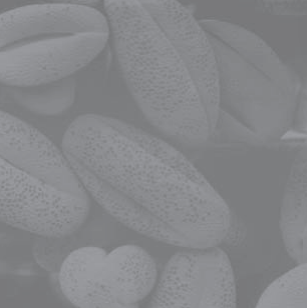
//> input picture Image/Screenshot 2025-05-08 083637.png, 307 x 308 px
$ ./TestLinearConstrast   (built with g++ and OpenCV 4)
//> lines starting //> are read from the running program, lines starting //| are printed output that depends on the picture; after the words box and inside, x2 and y2 are one past the last pixel; in counts of white or black regions, pixels touching at a corner belong together
#include <opencv2/opencv.hpp>
#include <iostream>

using namespace std;
using namespace cv;

uchar piecewiseStretch(int r, int r1, int r2, int s1, int s2);

Mat BinarySlicing(const Mat& img, int lower, int upper);
Mat HighlightSlicing(const Mat& img, int lower, int upper);
Mat LinearStretched(const Mat& img);
Mat PiecewiseLinearStretched(const Mat& img, int r1, int r2, int s1, int s2);

int main()
{
    Mat img = imread("D:/FresherXavisTech/Image/Screenshot 2025-05-08 083637.png", IMREAD_GRAYSCALE);
//> img: 308 rows x 307 cols, CV_8UC1; min 117, max 158, mean 134.8
    if (img.empty())
    {
        cout << "Cannot open the image!";
        return -1;
    }

    Mat stretched;
    stretched = LinearStretched(img);
    imshow("Linear contrast stretched", stretched);

    Mat peacewise;
    peacewise = PiecewiseLinearStretched(img, 70, 180, 30, 220);
    imshow("Peacewise Linear contrast stretched", peacewise);

    Mat binary;
    binary = BinarySlicing(stretched, 100, 150);
    imshow("BinarySlicing", binary);

    Mat highlight;
    highlight = HighlightSlicing(stretched, 100, 150);
    imshow("HightlightSlicing", highlight);

    // Lưu và hiển thị kết quả
    imwrite("stretched.jpg", stretched);
    imshow("Original Image", img);

    waitKey(0);
    return 0;
}

Mat BinarySlicing(const Mat& img, int lower, int upper)
{
    Mat output = Mat::zeros(img.size(), CV_8UC1); // Ảnh nhị phân đầu ra

    for (int i = 0; i < img.rows; i++)
    {
        for (int j = 0; j < img.cols; j++)
        {
            uchar pixel = img.at<uchar>(i, j);
            if (pixel > lower && pixel < upper)
            {
                output.at<uchar>(i, j) = 255;
            }
            else
            {
                output.at<uchar>(i, j) = 0;
            }
        }
    }
    return output;
}

Mat LinearStretched(const Mat& img)
{
    int rows = img.rows;
//> rows = 308
    int cols = img.cols;
//> cols = 307

    uchar r_min = 255;
    uchar r_max = 0;

    for (int i = 0; i < rows; i++)
    {
        for (int j = 0; j < cols; j++)
        {
            uchar pixel = img.at<uchar>(i, j);
            if (pixel < r_min) r_min = pixel;
            if (pixel > r_max) r_max = pixel;
        }
    }
//> this loop made 308 passes
//> (r_min, r_max) on passes 1 to 3: (118, 151), (118, 152), (118, 152)
//> after the loop, r_min = 117; r_max = 158
    cout << "Min value: " << (int)r_min << endl;
//| Min value: 117
    cout << "Max value: " << (int)r_max << endl;
//| Max value: 158

    // Tạo ảnh kết quả
    Mat stretched = Mat::zeros(rows, cols, CV_8UC1);

    for (int i = 0; i < rows; i++)
    {
        for (int j = 0; j < cols; j++)
        {
            uchar pixel = img.at<uchar>(i, j);
            uchar new_val = (uchar)((float)(pixel - r_min) / (r_max - r_min) * 255.0f);
            stretched.at<uchar>(i, j) = new_val;
        }
    }
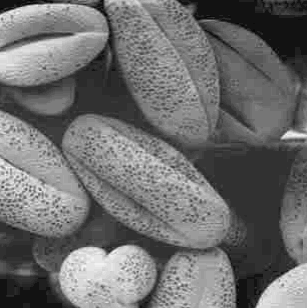
//> stretched: 308 rows x 307 cols, CV_8UC1; min 0, max 255, mean 109.9
//> after the loop in BinarySlicing, `for (int i = 0; i < img.rows; i++)`:
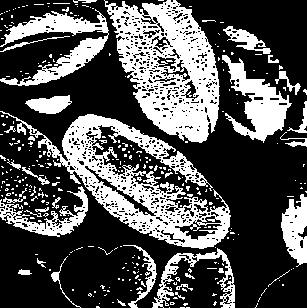
//> output: 308 rows x 307 cols, CV_8UC1; 32.6% white; 308 white regions (273 under 20 px), largest, box (x1, y1, x2, y2) and area: (104, 0, 220, 143) 8869, (0, 111, 231, 249) 8628, (0, 9, 109, 86) 2871

    return stretched;
}

Mat HighlightSlicing(const Mat& img, int lower, int upper)
{
//> called with lower = 100, upper = 150
    Mat output = img.clone();

    for (int i = 0; i < img.rows; i++)
    {
        for (int j = 0; j < img.cols; j++)
        {
            uchar pixel = img.at<uchar>(i, j);
            if (pixel > lower && pixel < upper)
            {
                output.at<uchar>(i, j) = 255;
            }
        }
    }
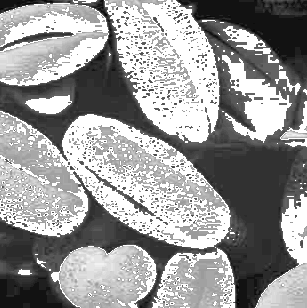
//> output: 308 rows x 307 cols, CV_8UC1; min 0, max 255, mean 151.7
    return output;
}

// Hàm nội suy tuyến tính theo đoạn
uchar piecewiseStretch(int r, int r1, int r2, int s1, int s2) {
    if (r < r1)
        return (uchar)(s1 * r) / r1;
    else if (r <= r2)
        return (uchar)((s2 - s1) * (r - r1) / (r2 - r1) + s1);
    else
        return (uchar)((255 - s2) * (r - r2) / (255 - r2) + s2);
}

Mat PiecewiseLinearStretched(const Mat& img, int r1, int r2, int s1, int s2)
{
    Mat output = img.clone();
    for (int i = 0; i < img.rows; ++i) {
        for (int j = 0; j < img.cols; ++j) {
            int r = img.at<uchar>(i, j);
            output.at<uchar>(i, j) = piecewiseStretch(r, r1, r2, s1, s2);
        }
    }
    return output;
}

$ run again, with Image/Screenshot 2025-05-06 151710.png copied over Image/Screenshot 2025-05-08 083637.png
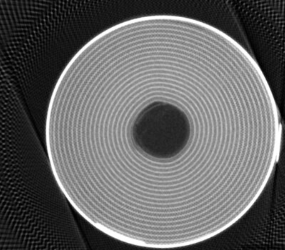
//> input picture Image/Screenshot 2025-05-06 151710.png, 285 x 250 px
//> the loop in LinearStretched, `for (int i = 0; i < rows; i++)` made 250 passes
//> (r_min, r_max) on passes 1 to 3: (1, 78), (1, 78), (0, 92)
//> after the loop in LinearStretched, `for (int i = 0; i < rows; i++)`: r_min = 0; r_max = 255
//| Min value: 0
//| Max value: 255
//> after the loop in BinarySlicing, `for (int i = 0; i < img.rows; i++)`:
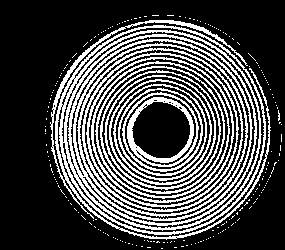
//> output: 250 rows x 285 cols, CV_8UC1; 28.3% white in thin lines or dots, all inside (x1, y1, x2, y2) = (45, 15, 282, 249)
//> after the loop in HighlightSlicing, `for (int i = 0; i < img.rows; i++)`:
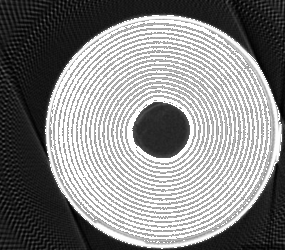
//> output: 250 rows x 285 cols, CV_8UC1; min 0, max 255, mean 134.6

$ run again, with Image/Screenshot 2025-05-07 094837.png copied over Image/Screenshot 2025-05-08 083637.png
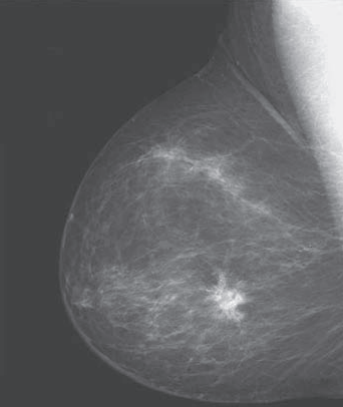
//> input picture Image/Screenshot 2025-05-07 094837.png, 343 x 407 px
//> the loop in LinearStretched, `for (int i = 0; i < rows; i++)` made 407 passes
//> (r_min, r_max) on passes 1 to 3: (66, 242), (66, 242), (66, 243)
//> after the loop in LinearStretched, `for (int i = 0; i < rows; i++)`: r_min = 59; r_max = 245
//| Min value: 59
//| Max value: 245
//> after the loop in BinarySlicing, `for (int i = 0; i < img.rows; i++)`:
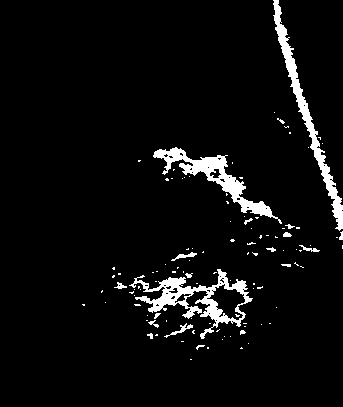
//> output: 407 rows x 343 cols, CV_8UC1; 4.9% white; 109 white regions (90 under 20 px), largest, box (x1, y1, x2, y2) and area: (129, 269, 253, 339) 2183, (273, 0, 343, 231) 1907, (153, 147, 282, 224) 1881
//> after the loop in HighlightSlicing, `for (int i = 0; i < img.rows; i++)`:
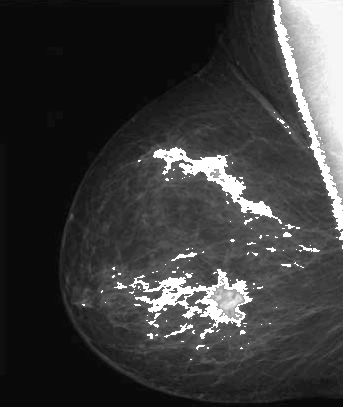
//> output: 407 rows x 343 cols, CV_8UC1; min 0, max 255, mean 60.1
